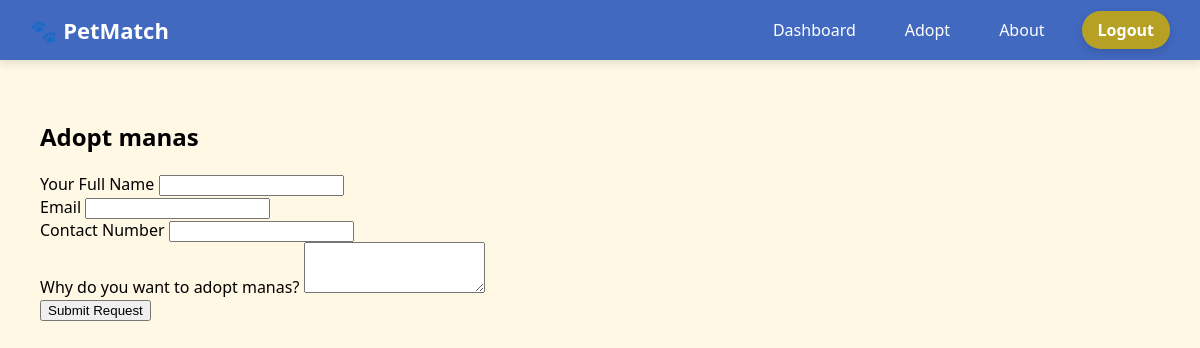
The page /adopt/5 on the database as committed earlier.
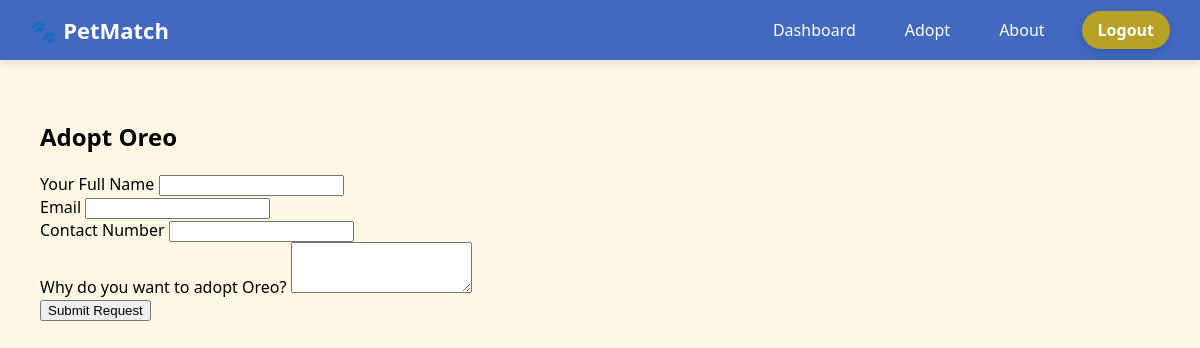
The same page on the database as committed later.
### main.py (models this page shows)
class Pet(db.Model):
    id = db.Column(db.Integer, primary_key=True)
    name = db.Column(db.String(100), nullable=False)
    breed = db.Column(db.String(100), nullable=False)
    age = db.Column(db.String(50), nullable=False)
    location = db.Column(db.String(100), nullable=False)
    image_url = db.Column(db.Text, nullable=False)

### main.py (the view, shortened to what this page needs)
@app.route('/adopt/<int:pet_id>', methods=['GET', 'POST'])
def adopt_pet(pet_id):
    pet = Pet.query.get_or_404(pet_id)
    return render_template('adopt_pet.html', pet=pet)

### templates/adopt_pet.html
{% extends "base.html" %}
{% block body %}
<div class="container mt-5" style="max-width: 600px;">
  <h2>Adopt {{ pet.name }}</h2>
  <form method="POST">
    <div class="mb-3">
      <label>Your Full Name</label>
      <input type="text" name="name" class="form-control" required>
    </div>
    <div class="mb-3">
      <label>Email</label>
      <input type="email" name="email" class="form-control" required>
    </div>
    <div class="mb-3">
      <label>Contact Number</label>
      <input type="text" name="contact" class="form-control" required>
    </div>
    <div class="mb-3">
      <label>Why do you want to adopt {{ pet.name }}?</label>
      <textarea name="reason" class="form-control" rows="3" required></textarea>
    </div>
    <button type="submit" class="btn btn-success">Submit Request</button>
  </form>
</div>
{% endblock %}

Rows that differ between the two databases and show on the page:
changed Pet: name "manas" → "Oreo"
